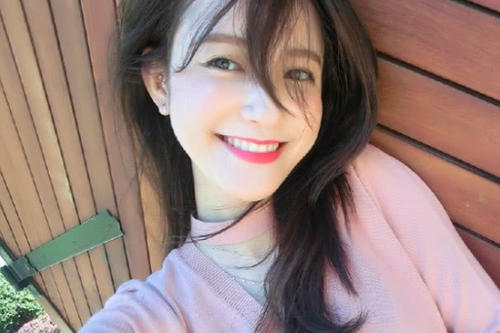
#> input picture machineLearn/file/01.jpg, 500 x 333 px
$ python 22.move.py
#> lines starting #> are read from the running program, lines starting #| are printed output that depends on the picture
#!/usr/bin/python3
#1.API 2.count method 3.codes

import cv2
import numpy as np
#import os
#os.environ['TF_CPP_MIN_LOG_LEVEL']='2'

img = cv2.imread('./file/01.jpg', 1)	# 0 gray,  1 color
#> img is the input picture: shape (333, 500, 3); mean B, G, R 124.5, 129.6, 152.9
cv2.imshow('src', img)
imgInfo = img.shape
#> imgInfo = (333, 500, 3)
height = imgInfo[0]
#> height = 333
width = imgInfo[1]
#> width = 500

matShift = np.float32([[1,0,100],[0,1,200]])
dst = cv2.warpAffine(img,matShift,(height,width))
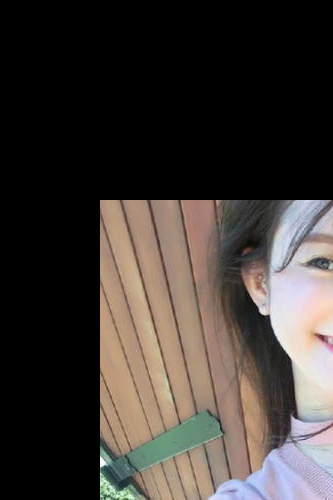
#> dst: shape (500, 333, 3); mean B, G, R 54.2, 58.4, 64.5
cv2.imshow('dst', dst)
cv2.waitKey(0)
